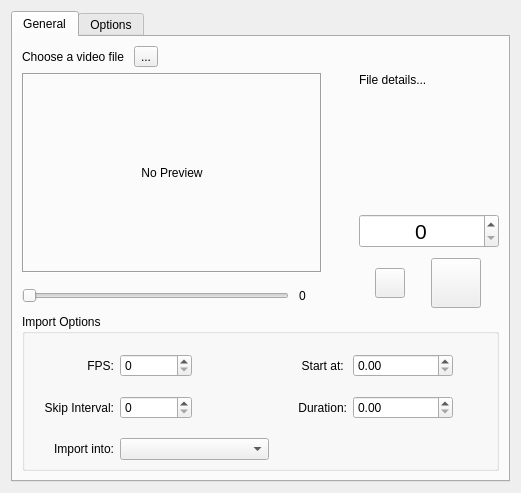
<?xml version="1.0" encoding="UTF-8"?>
<ui version="4.0">
 <author>
    SPDX-FileCopyrightText: none
    SPDX-License-Identifier: GPL-3.0-or-later
 </author>
 <class>VideoImportDialog</class>
 <widget class="QWidget" name="VideoImportDialog">
  <property name="geometry">
   <rect>
    <x>0</x>
    <y>0</y>
    <width>521</width>
    <height>493</height>
   </rect>
  </property>
  <property name="sizePolicy">
   <sizepolicy hsizetype="MinimumExpanding" vsizetype="Minimum">
    <horstretch>0</horstretch>
    <verstretch>0</verstretch>
   </sizepolicy>
  </property>
  <property name="windowTitle">
   <string>Video Animation Import</string>
  </property>
  <layout class="QVBoxLayout" name="verticalLayout_6">
   <item>
    <widget class="QTabWidget" name="tabWidget">
     <property name="currentIndex">
      <number>0</number>
     </property>
     <widget class="QWidget" name="tabGeneral">
      <attribute name="title">
       <string>General</string>
      </attribute>
      <layout class="QVBoxLayout" name="verticalLayout_7">
       <item>
        <layout class="QVBoxLayout" name="verticalLayout" stretch="1,6,4">
         <item>
          <layout class="QHBoxLayout" name="horizontalLayout_1">
           <property name="spacing">
            <number>10</number>
           </property>
           <item>
            <widget class="QLabel" name="fileLocationLabel">
             <property name="text">
              <string>Choose a video file</string>
             </property>
            </widget>
           </item>
           <item>
            <widget class="QToolButton" name="filePickerButton">
             <property name="text">
              <string>...</string>
             </property>
            </widget>
           </item>
           <item>
            <spacer name="horizontalSpacer">
             <property name="orientation">
              <enum>Qt::Horizontal</enum>
             </property>
             <property name="sizeHint" stdset="0">
              <size>
               <width>40</width>
               <height>20</height>
              </size>
             </property>
            </spacer>
           </item>
          </layout>
         </item>
         <item>
          <layout class="QHBoxLayout" name="horizontalLayout_3">
           <property name="spacing">
            <number>10</number>
           </property>
           <item>
            <layout class="QVBoxLayout" name="verticalLayout_2">
             <item>
              <widget class="QLabel" name="thumbnailImageHolder">
               <property name="minimumSize">
                <size>
                 <width>300</width>
                 <height>200</height>
                </size>
               </property>
               <property name="maximumSize">
                <size>
                 <width>300</width>
                 <height>200</height>
                </size>
               </property>
               <property name="frameShape">
                <enum>QFrame::Box</enum>
               </property>
               <property name="frameShadow">
                <enum>QFrame::Sunken</enum>
               </property>
               <property name="text">
                <string>No Preview</string>
               </property>
               <property name="alignment">
                <set>Qt::AlignCenter</set>
               </property>
              </widget>
             </item>
             <item>
              <layout class="QHBoxLayout" name="horizontalLayout_2">
               <property name="spacing">
                <number>10</number>
               </property>
               <item>
                <widget class="QSlider" name="videoPreviewSlider">
                 <property name="sizePolicy">
                  <sizepolicy hsizetype="Preferred" vsizetype="Fixed">
                   <horstretch>0</horstretch>
                   <verstretch>0</verstretch>
                  </sizepolicy>
                 </property>
                 <property name="maximum">
                  <number>1</number>
                 </property>
                 <property name="orientation">
                  <enum>Qt::Horizontal</enum>
                 </property>
                </widget>
               </item>
               <item>
                <widget class="QLabel" name="videoPreviewSliderValueLabel">
                 <property name="sizePolicy">
                  <sizepolicy hsizetype="Fixed" vsizetype="Preferred">
                   <horstretch>0</horstretch>
                   <verstretch>0</verstretch>
                  </sizepolicy>
                 </property>
                 <property name="minimumSize">
                  <size>
                   <width>50</width>
                   <height>0</height>
                  </size>
                 </property>
                 <property name="maximumSize">
                  <size>
                   <width>16777215</width>
                   <height>50</height>
                  </size>
                 </property>
                 <property name="text">
                  <string>0</string>
                 </property>
                </widget>
               </item>
              </layout>
             </item>
            </layout>
           </item>
           <item>
            <layout class="QVBoxLayout" name="verticalLayout_3">
             <item>
              <widget class="QLabel" name="fileLoadedDetails">
               <property name="sizePolicy">
                <sizepolicy hsizetype="Expanding" vsizetype="Preferred">
                 <horstretch>0</horstretch>
                 <verstretch>0</verstretch>
                </sizepolicy>
               </property>
               <property name="minimumSize">
                <size>
                 <width>0</width>
                 <height>0</height>
                </size>
               </property>
               <property name="maximumSize">
                <size>
                 <width>140</width>
                 <height>16777215</height>
                </size>
               </property>
               <property name="font">
                <font>
                 <kerning>true</kerning>
                </font>
               </property>
               <property name="text">
                <string>File details...</string>
               </property>
               <property name="alignment">
                <set>Qt::AlignLeading|Qt::AlignLeft|Qt::AlignTop</set>
               </property>
               <property name="wordWrap">
                <bool>true</bool>
               </property>
               <property name="margin">
                <number>3</number>
               </property>
              </widget>
             </item>
             <item>
              <spacer name="verticalSpacer">
               <property name="orientation">
                <enum>Qt::Vertical</enum>
               </property>
               <property name="sizeHint" stdset="0">
                <size>
                 <width>10</width>
                 <height>10</height>
                </size>
               </property>
              </spacer>
             </item>
             <item>
              <widget class="QSpinBox" name="currentFrameNumberInput">
               <property name="font">
                <font>
                 <pointsize>16</pointsize>
                </font>
               </property>
               <property name="alignment">
                <set>Qt::AlignCenter</set>
               </property>
               <property name="maximum">
                <number>99999</number>
               </property>
              </widget>
             </item>
             <item>
              <layout class="QHBoxLayout" name="horizontalLayout_5">
               <item>
                <widget class="QPushButton" name="prevFrameButton">
                 <property name="minimumSize">
                  <size>
                   <width>30</width>
                   <height>30</height>
                  </size>
                 </property>
                 <property name="maximumSize">
                  <size>
                   <width>30</width>
                   <height>30</height>
                  </size>
                 </property>
                 <property name="text">
                  <string/>
                 </property>
                </widget>
               </item>
               <item>
                <widget class="QPushButton" name="nextFrameButton">
                 <property name="minimumSize">
                  <size>
                   <width>50</width>
                   <height>50</height>
                  </size>
                 </property>
                 <property name="maximumSize">
                  <size>
                   <width>49</width>
                   <height>49</height>
                  </size>
                 </property>
                 <property name="text">
                  <string/>
                 </property>
                </widget>
               </item>
              </layout>
             </item>
            </layout>
           </item>
          </layout>
         </item>
         <item>
          <layout class="QVBoxLayout" name="verticalLayout_4">
           <item>
            <widget class="QGroupBox" name="exportOptionsGroup">
             <property name="title">
              <string>Import Options</string>
             </property>
             <widget class="QWidget" name="layoutWidget_3">
              <property name="geometry">
               <rect>
                <x>20</x>
                <y>27</y>
                <width>411</width>
                <height>135</height>
               </rect>
              </property>
              <layout class="QGridLayout" name="gridLayout_2">
               <property name="sizeConstraint">
                <enum>QLayout::SetMinimumSize</enum>
               </property>
               <item row="0" column="0">
                <widget class="QLabel" name="fpsLabel">
                 <property name="text">
                  <string>FPS:</string>
                 </property>
                 <property name="alignment">
                  <set>Qt::AlignRight|Qt::AlignTrailing|Qt::AlignVCenter</set>
                 </property>
                </widget>
               </item>
               <item row="0" column="1">
                <widget class="QSpinBox" name="fpsSpinbox"/>
               </item>
               <item row="0" column="2">
                <widget class="QLabel" name="fpsDocumentLabel">
                 <property name="text">
                  <string/>
                 </property>
                 <property name="alignment">
                  <set>Qt::AlignRight|Qt::AlignTrailing|Qt::AlignVCenter</set>
                 </property>
                </widget>
               </item>
               <item row="0" column="3">
                <widget class="QLabel" name="startExportingAtLabel">
                 <property name="text">
                  <string>Start at: </string>
                 </property>
                 <property name="alignment">
                  <set>Qt::AlignRight|Qt::AlignTrailing|Qt::AlignVCenter</set>
                 </property>
                </widget>
               </item>
               <item row="0" column="4">
                <widget class="QDoubleSpinBox" name="startExportingAtSpinbox">
                 <property name="sizePolicy">
                  <sizepolicy hsizetype="Minimum" vsizetype="Fixed">
                   <horstretch>0</horstretch>
                   <verstretch>0</verstretch>
                  </sizepolicy>
                 </property>
                 <property name="minimumSize">
                  <size>
                   <width>100</width>
                   <height>0</height>
                  </size>
                 </property>
                </widget>
               </item>
               <item row="1" column="0">
                <widget class="QLabel" name="frameSkipLabel">
                 <property name="text">
                  <string>Skip Interval:</string>
                 </property>
                 <property name="alignment">
                  <set>Qt::AlignRight|Qt::AlignTrailing|Qt::AlignVCenter</set>
                 </property>
                </widget>
               </item>
               <item row="1" column="1">
                <widget class="QSpinBox" name="frameSkipSpinbox"/>
               </item>
               <item row="1" column="3">
                <widget class="QLabel" name="exportDurationLabel">
                 <property name="text">
                  <string>Duration:</string>
                 </property>
                 <property name="alignment">
                  <set>Qt::AlignRight|Qt::AlignTrailing|Qt::AlignVCenter</set>
                 </property>
                </widget>
               </item>
               <item row="1" column="4">
                <widget class="QDoubleSpinBox" name="exportDurationSpinbox">
                 <property name="sizePolicy">
                  <sizepolicy hsizetype="Minimum" vsizetype="Fixed">
                   <horstretch>0</horstretch>
                   <verstretch>0</verstretch>
                  </sizepolicy>
                 </property>
                 <property name="minimumSize">
                  <size>
                   <width>100</width>
                   <height>0</height>
                  </size>
                 </property>
                </widget>
               </item>
               <item row="2" column="0">
                <widget class="QLabel" name="importDocumentLabel">
                 <property name="text">
                  <string>Import into:</string>
                 </property>
                 <property name="alignment">
                  <set>Qt::AlignRight|Qt::AlignTrailing|Qt::AlignVCenter</set>
                 </property>
                </widget>
               </item>
               <item row="2" column="1" colspan="2">
                <widget class="QComboBox" name="cmbDocumentHandler"/>
               </item>
              </layout>
             </widget>
            </widget>
           </item>
          </layout>
         </item>
        </layout>
       </item>
      </layout>
     </widget>
     <widget class="QWidget" name="tabOptions">
      <attribute name="title">
       <string>Options</string>
      </attribute>
      <layout class="QVBoxLayout" name="verticalLayout_8">
       <item>
        <layout class="QVBoxLayout" name="verticalLayout_5" stretch="3,2,2">
         <item>
          <widget class="QGroupBox" name="optionsDocumentGroup">
           <property name="title">
            <string>Document</string>
           </property>
           <widget class="QWidget" name="layoutWidget_5">
            <property name="geometry">
             <rect>
              <x>10</x>
              <y>30</y>
              <width>441</width>
              <height>140</height>
             </rect>
            </property>
            <layout class="QGridLayout" name="gridLayout_5" columnstretch="0,0,0,0">
             <property name="sizeConstraint">
              <enum>QLayout::SetMinimumSize</enum>
             </property>
             <item row="0" column="3">
              <widget class="QComboBox" name="cmbDocumentColorModel"/>
             </item>
             <item row="1" column="1">
              <widget class="QSpinBox" name="documentHeightSpinbox"/>
             </item>
             <item row="1" column="2">
              <widget class="QLabel" name="documentColorDepthLabel">
               <property name="text">
                <string>Depth:</string>
               </property>
               <property name="alignment">
                <set>Qt::AlignRight|Qt::AlignTrailing|Qt::AlignVCenter</set>
               </property>
              </widget>
             </item>
             <item row="0" column="1">
              <widget class="QSpinBox" name="documentWidthSpinbox"/>
             </item>
             <item row="0" column="2">
              <widget class="QLabel" name="documentColorModelLabel">
               <property name="text">
                <string>Model:</string>
               </property>
               <property name="alignment">
                <set>Qt::AlignRight|Qt::AlignTrailing|Qt::AlignVCenter</set>
               </property>
              </widget>
             </item>
             <item row="0" column="0">
              <widget class="QLabel" name="documentWidthLabel">
               <property name="text">
                <string>Width:</string>
               </property>
               <property name="alignment">
                <set>Qt::AlignRight|Qt::AlignTrailing|Qt::AlignVCenter</set>
               </property>
              </widget>
             </item>
             <item row="1" column="0">
              <widget class="QLabel" name="documentHeightLabel">
               <property name="text">
                <string>Height:</string>
               </property>
               <property name="alignment">
                <set>Qt::AlignRight|Qt::AlignTrailing|Qt::AlignVCenter</set>
               </property>
              </widget>
             </item>
             <item row="2" column="0">
              <widget class="QLabel" name="documentResolutionLabel">
               <property name="text">
                <string>Resolution:</string>
               </property>
               <property name="alignment">
                <set>Qt::AlignRight|Qt::AlignTrailing|Qt::AlignVCenter</set>
               </property>
              </widget>
             </item>
             <item row="1" column="3">
              <widget class="QComboBox" name="cmbDocumentColorDepth"/>
             </item>
             <item row="2" column="2">
              <widget class="QLabel" name="documentColorProfileLabel">
               <property name="text">
                <string>Profile:</string>
               </property>
               <property name="alignment">
                <set>Qt::AlignRight|Qt::AlignTrailing|Qt::AlignVCenter</set>
               </property>
              </widget>
             </item>
             <item row="2" column="3">
              <widget class="QComboBox" name="cmbDocumentColorProfile"/>
             </item>
             <item row="2" column="1">
              <widget class="QSpinBox" name="documentResolutionSpinbox"/>
             </item>
            </layout>
           </widget>
          </widget>
         </item>
         <item>
          <widget class="QGroupBox" name="optionsImportVideoScaleGroup">
           <property name="title">
            <string>Import Video Scale</string>
           </property>
           <widget class="QWidget" name="layoutWidget_4">
            <property name="geometry">
             <rect>
              <x>10</x>
              <y>30</y>
              <width>441</width>
              <height>92</height>
             </rect>
            </property>
            <layout class="QGridLayout" name="gridLayout_3" columnstretch="0,0,0,0">
             <property name="sizeConstraint">
              <enum>QLayout::SetMinimumSize</enum>
             </property>
             <item row="0" column="2">
              <widget class="QLabel" name="videoScaleFilterLabel">
               <property name="text">
                <string>Filter:</string>
               </property>
               <property name="alignment">
                <set>Qt::AlignRight|Qt::AlignTrailing|Qt::AlignVCenter</set>
               </property>
              </widget>
             </item>
             <item row="0" column="0">
              <widget class="QLabel" name="videoWidthLabel">
               <property name="text">
                <string>Width:</string>
               </property>
               <property name="alignment">
                <set>Qt::AlignRight|Qt::AlignTrailing|Qt::AlignVCenter</set>
               </property>
              </widget>
             </item>
             <item row="1" column="0">
              <widget class="QLabel" name="videoHeightLabel">
               <property name="text">
                <string>Height:</string>
               </property>
               <property name="alignment">
                <set>Qt::AlignRight|Qt::AlignTrailing|Qt::AlignVCenter</set>
               </property>
              </widget>
             </item>
             <item row="0" column="1">
              <widget class="QSpinBox" name="videoWidthSpinbox"/>
             </item>
             <item row="1" column="1">
              <widget class="QSpinBox" name="videoHeightSpinbox"/>
             </item>
             <item row="0" column="3">
              <widget class="QComboBox" name="cmbVideoScaleFilter"/>
             </item>
            </layout>
           </widget>
          </widget>
         </item>
         <item>
          <widget class="QGroupBox" name="optionsFFMpegGroup">
           <property name="title">
            <string>FFMpeg</string>
           </property>
           <widget class="QWidget" name="gridLayoutWidget_3">
            <property name="geometry">
             <rect>
              <x>10</x>
              <y>40</y>
              <width>441</width>
              <height>82</height>
             </rect>
            </property>
            <layout class="QGridLayout" name="gridLayout_4" columnstretch="0,0,0,0,0" columnminimumwidth="0,0,0,0,0">
             <property name="sizeConstraint">
              <enum>QLayout::SetMinimumSize</enum>
             </property>
             <item row="0" column="0">
              <widget class="QLabel" name="ffmpegLocationLabel">
               <property name="text">
                <string>FFMPeg Path:</string>
               </property>
               <property name="alignment">
                <set>Qt::AlignRight|Qt::AlignTrailing|Qt::AlignVCenter</set>
               </property>
              </widget>
             </item>
             <item row="0" column="1">
              <widget class="QComboBox" name="cmbFFMpegLocation"/>
             </item>
             <item row="0" column="4">
              <widget class="QToolButton" name="ffmpegPickerButton">
               <property name="text">
                <string>...</string>
               </property>
              </widget>
             </item>
             <item row="1" column="0">
              <widget class="QLabel" name="ffprobeLocationLabel">
               <property name="text">
                <string>FFProbe Path:</string>
               </property>
               <property name="alignment">
                <set>Qt::AlignRight|Qt::AlignTrailing|Qt::AlignVCenter</set>
               </property>
              </widget>
             </item>
             <item row="1" column="1">
              <widget class="QComboBox" name="cmbFFProbeLocation"/>
             </item>
             <item row="1" column="4">
              <widget class="QToolButton" name="ffprobePickerButton">
               <property name="text">
                <string>...</string>
               </property>
              </widget>
             </item>
            </layout>
           </widget>
          </widget>
         </item>
        </layout>
       </item>
      </layout>
     </widget>
    </widget>
   </item>
  </layout>
 </widget>
 <resources/>
 <connections/>
</ui>
